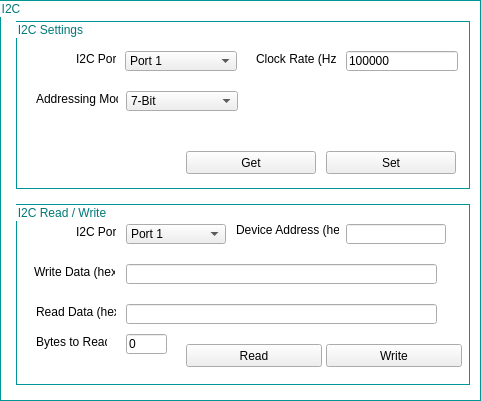
                   <widget class="QGroupBox" name="groupBox_29">
                    <property name="geometry">
                     <rect>
                      <x>23</x>
                      <y>33</y>
                      <width>481</width>
                      <height>401</height>
                     </rect>
                    </property>
                    <property name="styleSheet">
                     <string notr="true">QGroupBox{ border: 1px solid ;
background-color: transparent;
border-color: rgb(0,150,150);
color:rgb(0,120,120);
;}</string>
                    </property>
                    <property name="title">
                     <string>I2C</string>
                    </property>
                    <widget class="QGroupBox" name="groupBox_8">
                     <property name="geometry">
                      <rect>
                       <x>16</x>
                       <y>21</y>
                       <width>454</width>
                       <height>168</height>
                      </rect>
                     </property>
                     <property name="title">
                      <string>I2C Settings</string>
                     </property>
                     <widget class="QComboBox" name="i2caddressmode">
                      <property name="geometry">
                       <rect>
                        <x>110</x>
                        <y>70</y>
                        <width>112</width>
                        <height>20</height>
                       </rect>
                      </property>
                      <property name="sizePolicy">
                       <sizepolicy hsizetype="Expanding" vsizetype="Fixed">
                        <horstretch>0</horstretch>
                        <verstretch>0</verstretch>
                       </sizepolicy>
                      </property>
                      <property name="minimumSize">
                       <size>
                        <width>112</width>
                        <height>0</height>
                       </size>
                      </property>
                      <property name="currentIndex">
                       <number>0</number>
                      </property>
                      <property name="maxVisibleItems">
                       <number>2</number>
                      </property>
                      <item>
                       <property name="text">
                        <string>7-Bit</string>
                       </property>
                      </item>
                      <item>
                       <property name="text">
                        <string>10-Bit</string>
                       </property>
                      </item>
                     </widget>
                     <widget class="QLabel" name="label_AdressinngMode">
                      <property name="geometry">
                       <rect>
                        <x>20</x>
                        <y>70</y>
                        <width>82</width>
                        <height>16</height>
                       </rect>
                      </property>
                      <property name="styleSheet">
                       <string notr="true">QLabel{border:0px}</string>
                      </property>
                      <property name="text">
                       <string>Addressing Mode</string>
                      </property>
                     </widget>
                     <widget class="QLabel" name="label_Clockrate">
                      <property name="geometry">
                       <rect>
                        <x>240</x>
                        <y>30</y>
                        <width>80</width>
                        <height>16</height>
                       </rect>
                      </property>
                      <property name="styleSheet">
                       <string notr="true">QLabel{border:0px}</string>
                      </property>
                      <property name="text">
                       <string>Clock Rate (Hz)</string>
                      </property>
                     </widget>
                     <widget class="QLineEdit" name="i2cclock">
                      <property name="geometry">
                       <rect>
                        <x>330</x>
                        <y>30</y>
                        <width>112</width>
                        <height>20</height>
                       </rect>
                      </property>
                      <property name="minimumSize">
                       <size>
                        <width>112</width>
                        <height>0</height>
                       </size>
                      </property>
                      <property name="text">
                       <string>100000</string>
                      </property>
                     </widget>
                     <widget class="QLabel" name="label_I2CPort_2">
                      <property name="geometry">
                       <rect>
                        <x>60</x>
                        <y>30</y>
                        <width>40</width>
                        <height>16</height>
                       </rect>
                      </property>
                      <property name="styleSheet">
                       <string notr="true">QLabel{border:0px}</string>
                      </property>
                      <property name="text">
                       <string>I2C Port</string>
                      </property>
                     </widget>
                     <widget class="QComboBox" name="i2cport_setting">
                      <property name="geometry">
                       <rect>
                        <x>109</x>
                        <y>30</y>
                        <width>112</width>
                        <height>20</height>
                       </rect>
                      </property>
                      <property name="sizePolicy">
                       <sizepolicy hsizetype="Expanding" vsizetype="Fixed">
                        <horstretch>0</horstretch>
                        <verstretch>0</verstretch>
                       </sizepolicy>
                      </property>
                      <property name="currentIndex">
                       <number>0</number>
                      </property>
                      <property name="maxVisibleItems">
                       <number>3</number>
                      </property>
                      <item>
                       <property name="text">
                        <string>Port 1</string>
                       </property>
                      </item>
                      <item>
                       <property name="text">
                        <string>Port 2</string>
                       </property>
                      </item>
                     </widget>
                     <widget class="QPushButton" name="i2cget">
                      <property name="geometry">
                       <rect>
                        <x>170</x>
                        <y>130</y>
                        <width>130</width>
                        <height>23</height>
                       </rect>
                      </property>
                      <property name="text">
                       <string>Get</string>
                      </property>
                     </widget>
                     <widget class="QPushButton" name="i2cset">
                      <property name="geometry">
                       <rect>
                        <x>310</x>
                        <y>130</y>
                        <width>130</width>
                        <height>23</height>
                       </rect>
                      </property>
                      <property name="text">
                       <string>Set</string>
                      </property>
                     </widget>
                    </widget>
                    <widget class="QGroupBox" name="groupBox_19">
                     <property name="geometry">
                      <rect>
                       <x>16</x>
                       <y>204</y>
                       <width>454</width>
                       <height>181</height>
                      </rect>
                     </property>
                     <property name="minimumSize">
                      <size>
                       <width>441</width>
                       <height>161</height>
                      </size>
                     </property>
                     <property name="title">
                      <string>I2C Read / Write</string>
                     </property>
                     <widget class="QLineEdit" name="i2crdata">
                      <property name="geometry">
                       <rect>
                        <x>110</x>
                        <y>100</y>
                        <width>311</width>
                        <height>20</height>
                       </rect>
                      </property>
                      <property name="readOnly">
                       <bool>false</bool>
                      </property>
                     </widget>
                     <widget class="QLabel" name="label_ReadData">
                      <property name="geometry">
                       <rect>
                        <x>20</x>
                        <y>100</y>
                        <width>80</width>
                        <height>16</height>
                       </rect>
                      </property>
                      <property name="styleSheet">
                       <string notr="true">QLabel{border:0px}</string>
                      </property>
                      <property name="text">
                       <string>Read Data (hex)</string>
                      </property>
                     </widget>
                     <widget class="QLabel" name="label_DeviceAddress">
                      <property name="geometry">
                       <rect>
                        <x>220</x>
                        <y>18</y>
                        <width>103</width>
                        <height>16</height>
                       </rect>
                      </property>
                      <property name="styleSheet">
                       <string notr="true">QLabel{border:0px}</string>
                      </property>
                      <property name="text">
                       <string>Device Address (hex)</string>
                      </property>
                     </widget>
                     <widget class="QLabel" name="label_WriteData">
                      <property name="geometry">
                       <rect>
                        <x>18</x>
                        <y>60</y>
                        <width>81</width>
                        <height>16</height>
                       </rect>
                      </property>
                      <property name="styleSheet">
                       <string notr="true">QLabel{border:0px}

</string>
                      </property>
                      <property name="text">
                       <string>Write Data (hex)</string>
                      </property>
                     </widget>
                     <widget class="QLineEdit" name="i2cdevaddress">
                      <property name="geometry">
                       <rect>
                        <x>330</x>
                        <y>20</y>
                        <width>100</width>
                        <height>20</height>
                       </rect>
                      </property>
                      <property name="text">
                       <string/>
                      </property>
                     </widget>
                     <widget class="QComboBox" name="i2cport_readwrite">
                      <property name="geometry">
                       <rect>
                        <x>110</x>
                        <y>20</y>
                        <width>100</width>
                        <height>20</height>
                       </rect>
                      </property>
                      <property name="sizePolicy">
                       <sizepolicy hsizetype="Expanding" vsizetype="Fixed">
                        <horstretch>0</horstretch>
                        <verstretch>0</verstretch>
                       </sizepolicy>
                      </property>
                      <property name="currentIndex">
                       <number>0</number>
                      </property>
                      <property name="maxVisibleItems">
                       <number>3</number>
                      </property>
                      <item>
                       <property name="text">
                        <string>Port 1</string>
                       </property>
                      </item>
                      <item>
                       <property name="text">
                        <string>Port 2</string>
                       </property>
                      </item>
                     </widget>
                     <widget class="QLineEdit" name="i2cwdata">
                      <property name="geometry">
                       <rect>
                        <x>110</x>
                        <y>60</y>
                        <width>311</width>
                        <height>20</height>
                       </rect>
                      </property>
                      <property name="toolTip">
                       <string>&lt;html&gt;&lt;head/&gt;&lt;body&gt;&lt;p&gt;Two digit hex numbers space delimited.&lt;/p&gt;&lt;/body&gt;&lt;/html&gt;</string>
                      </property>
                      <property name="toolTipDuration">
                       <number>4000</number>
                      </property>
                      <property name="text">
                       <string/>
                      </property>
                     </widget>
                     <widget class="QLabel" name="label_I2CPort">
                      <property name="geometry">
                       <rect>
                        <x>60</x>
                        <y>20</y>
                        <width>40</width>
                        <height>16</height>
                       </rect>
                      </property>
                      <property name="styleSheet">
                       <string notr="true">QLabel{border:0px}</string>
                      </property>
                      <property name="text">
                       <string>I2C Port</string>
                      </property>
                     </widget>
                     <widget class="QLineEdit" name="i2cnumrbytes">
                      <property name="geometry">
                       <rect>
                        <x>110</x>
                        <y>130</y>
                        <width>41</width>
                        <height>20</height>
                       </rect>
                      </property>
                      <property name="text">
                       <string>0</string>
                      </property>
                     </widget>
                     <widget class="QLabel" name="label_BytesToRead">
                      <property name="geometry">
                       <rect>
                        <x>20</x>
                        <y>130</y>
                        <width>71</width>
                        <height>16</height>
                       </rect>
                      </property>
                      <property name="styleSheet">
                       <string notr="true">QLabel{border:0px}</string>
                      </property>
                      <property name="text">
                       <string>Bytes to Read</string>
                      </property>
                     </widget>
                     <widget class="QPushButton" name="i2cRead_Button">
                      <property name="geometry">
                       <rect>
                        <x>170</x>
                        <y>140</y>
                        <width>136</width>
                        <height>23</height>
                       </rect>
                      </property>
                      <property name="sizePolicy">
                       <sizepolicy hsizetype="Fixed" vsizetype="Fixed">
                        <horstretch>0</horstretch>
                        <verstretch>0</verstretch>
                       </sizepolicy>
                      </property>
                      <property name="minimumSize">
                       <size>
                        <width>136</width>
                        <height>0</height>
                       </size>
                      </property>
                      <property name="text">
                       <string>Read</string>
                      </property>
                     </widget>
                     <widget class="QPushButton" name="i2cWrite_Button">
                      <property name="geometry">
                       <rect>
                        <x>310</x>
                        <y>140</y>
                        <width>136</width>
                        <height>23</height>
                       </rect>
                      </property>
                      <property name="sizePolicy">
                       <sizepolicy hsizetype="Fixed" vsizetype="Fixed">
                        <horstretch>0</horstretch>
                        <verstretch>0</verstretch>
                       </sizepolicy>
                      </property>
                      <property name="minimumSize">
                       <size>
                        <width>136</width>
                        <height>0</height>
                       </size>
                      </property>
                      <property name="text">
                       <string>Write</string>
                      </property>
                     </widget>
                    </widget>
                   </widget>
